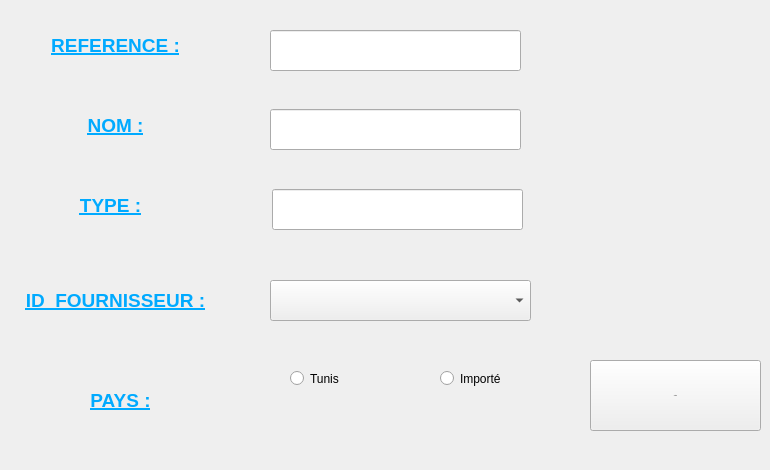
      <widget class="QWidget" name="tab">
       <attribute name="title">
        <string>Ajouter un equipement</string>
       </attribute>
       <widget class="QLabel" name="label">
        <property name="geometry">
         <rect>
          <x>20</x>
          <y>10</y>
          <width>191</width>
          <height>71</height>
         </rect>
        </property>
        <property name="font">
         <font>
          <pointsize>14</pointsize>
          <weight>75</weight>
          <bold>true</bold>
          <underline>true</underline>
         </font>
        </property>
        <property name="text">
         <string>&lt;html&gt;&lt;head/&gt;&lt;body&gt;&lt;p align=&quot;center&quot;&gt;&lt;span style=&quot; color:#00aaff;&quot;&gt;REFERENCE :&lt;/span&gt;&lt;/p&gt;&lt;/body&gt;&lt;/html&gt;</string>
        </property>
       </widget>
       <widget class="QLabel" name="label_2">
        <property name="geometry">
         <rect>
          <x>20</x>
          <y>90</y>
          <width>191</width>
          <height>71</height>
         </rect>
        </property>
        <property name="font">
         <font>
          <pointsize>14</pointsize>
          <weight>75</weight>
          <bold>true</bold>
          <underline>true</underline>
         </font>
        </property>
        <property name="text">
         <string>&lt;html&gt;&lt;head/&gt;&lt;body&gt;&lt;p align=&quot;center&quot;&gt;&lt;span style=&quot; color:#00aaff;&quot;&gt;  NOM :&lt;/span&gt;&lt;/p&gt;&lt;/body&gt;&lt;/html&gt;</string>
        </property>
       </widget>
       <widget class="QLabel" name="label_3">
        <property name="geometry">
         <rect>
          <x>10</x>
          <y>170</y>
          <width>201</width>
          <height>71</height>
         </rect>
        </property>
        <property name="font">
         <font>
          <pointsize>14</pointsize>
          <weight>75</weight>
          <bold>true</bold>
          <underline>true</underline>
         </font>
        </property>
        <property name="text">
         <string>&lt;html&gt;&lt;head/&gt;&lt;body&gt;&lt;p align=&quot;center&quot;&gt;&lt;span style=&quot; color:#00aaff;&quot;&gt;TYPE :&lt;/span&gt;&lt;/p&gt;&lt;/body&gt;&lt;/html&gt;</string>
        </property>
       </widget>
       <widget class="QLineEdit" name="lineEdit_1">
        <property name="geometry">
         <rect>
          <x>270</x>
          <y>30</y>
          <width>251</width>
          <height>41</height>
         </rect>
        </property>
       </widget>
       <widget class="QLineEdit" name="lineEdit_2">
        <property name="geometry">
         <rect>
          <x>270</x>
          <y>109</y>
          <width>251</width>
          <height>41</height>
         </rect>
        </property>
       </widget>
       <widget class="QLineEdit" name="lineEdit_3">
        <property name="geometry">
         <rect>
          <x>272</x>
          <y>189</y>
          <width>251</width>
          <height>41</height>
         </rect>
        </property>
       </widget>
       <widget class="QPushButton" name="pb_ajouter">
        <property name="geometry">
         <rect>
          <x>590</x>
          <y>360</y>
          <width>171</width>
          <height>71</height>
         </rect>
        </property>
        <property name="font">
         <font>
          <pointsize>-1</pointsize>
         </font>
        </property>
        <property name="text">
         <string>Ajouter</string>
        </property>
       </widget>
       <widget class="QLabel" name="label_5">
        <property name="geometry">
         <rect>
          <x>20</x>
          <y>240</y>
          <width>191</width>
          <height>121</height>
         </rect>
        </property>
        <property name="text">
         <string>&lt;html&gt;&lt;head/&gt;&lt;body&gt;&lt;p align=&quot;center&quot;&gt;&lt;span style=&quot; font-size:14pt; font-weight:600; text-decoration: underline; color:#00aaff;&quot;&gt;ID_FOURNISSEUR :&lt;/span&gt;&lt;/p&gt;&lt;/body&gt;&lt;/html&gt;</string>
        </property>
       </widget>
       <widget class="QComboBox" name="id_combobox">
        <property name="geometry">
         <rect>
          <x>270</x>
          <y>280</y>
          <width>261</width>
          <height>41</height>
         </rect>
        </property>
       </widget>
       <widget class="QLabel" name="label_17">
        <property name="geometry">
         <rect>
          <x>20</x>
          <y>340</y>
          <width>201</width>
          <height>121</height>
         </rect>
        </property>
        <property name="text">
         <string>&lt;html&gt;&lt;head/&gt;&lt;body&gt;&lt;p align=&quot;center&quot;&gt;&lt;span style=&quot; font-size:14pt; font-weight:600; text-decoration: underline; color:#00aaff;&quot;&gt;PAYS :&lt;/span&gt;&lt;/p&gt;&lt;/body&gt;&lt;/html&gt;</string>
        </property>
       </widget>
       <widget class="QRadioButton" name="radioButton">
        <property name="geometry">
         <rect>
          <x>290</x>
          <y>370</y>
          <width>82</width>
          <height>17</height>
         </rect>
        </property>
        <property name="text">
         <string>Tunis</string>
        </property>
       </widget>
       <widget class="QRadioButton" name="radioButton_2">
        <property name="geometry">
         <rect>
          <x>440</x>
          <y>370</y>
          <width>82</width>
          <height>17</height>
         </rect>
        </property>
        <property name="text">
         <string>Importé</string>
        </property>
       </widget>
       <zorder>label_2</zorder>
       <zorder>label_3</zorder>
       <zorder>lineEdit_1</zorder>
       <zorder>lineEdit_2</zorder>
       <zorder>lineEdit_3</zorder>
       <zorder>pb_ajouter</zorder>
       <zorder>label_5</zorder>
       <zorder>id_combobox</zorder>
       <zorder>label</zorder>
       <zorder>label_17</zorder>
       <zorder>radioButton</zorder>
       <zorder>radioButton_2</zorder>
      </widget>
